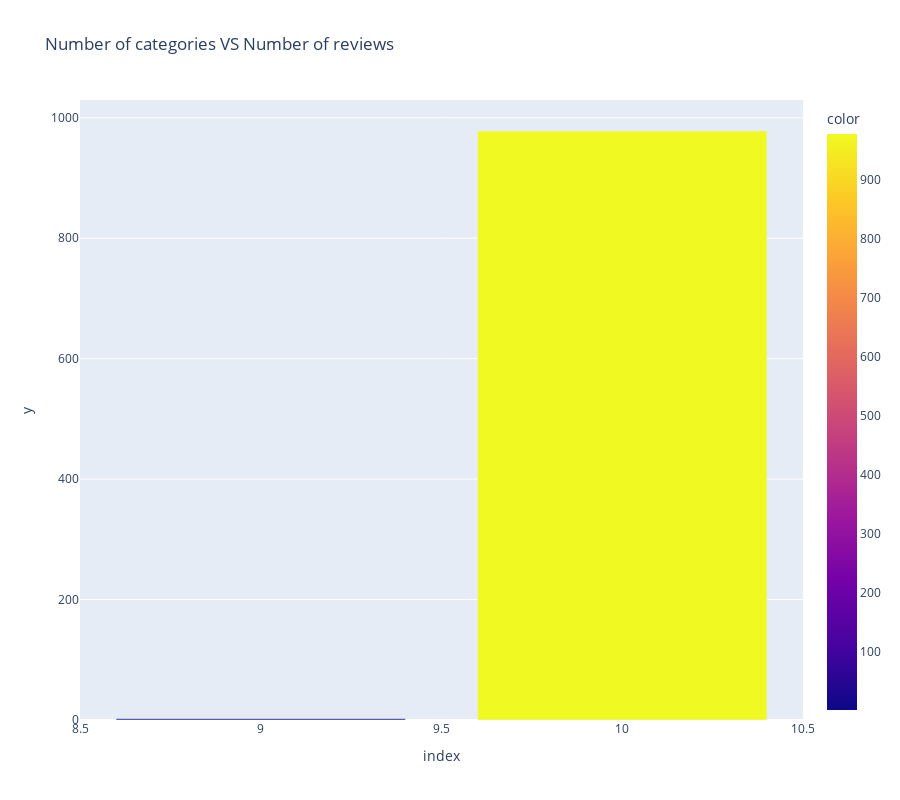

The notebook cell saved with this chart:
### Code cell
#reviews were given for each category.
reviews = df_trvl_rvw[column_names[:]].astype(bool).sum(axis=1).value_counts()


fig = px.bar(reviews, 
             x=reviews.index, 
             y=reviews.values,
             color=reviews.values,
                height = 800,
                title="Number of categories VS Number of reviews")

fig.show()

### Figure 1 — Plotly figure (JSON) as saved in the notebook; plotly's stock layout.template omitted (floating-point values rounded to 4 significant figures)
{"data": [{"alignmentgroup": "True", "hovertemplate": "index=%{x}<br>y=%{y}<br>color=%{marker.color}<extra></extra>", "legendgroup": "", "marker": {"color": [978, 2], "coloraxis": "coloraxis"}, "name": "", "offsetgroup": "", "orientation": "v", "showlegend": false, "textposition": "auto", "type": "bar", "x": [10, 9], "xaxis": "x", "y": [978, 2], "yaxis": "y"}], "layout": {"barmode": "relative", "coloraxis": {"colorbar": {"title": {"text": "color"}}, "colorscale": [[0, "#0d0887"], [0.1111, "#46039f"], [0.2222, "#7201a8"], [0.3333, "#9c179e"], [0.4444, "#bd3786"], [0.5556, "#d8576b"], [0.6667, "#ed7953"], [0.7778, "#fb9f3a"], [0.8889, "#fdca26"], [1, "#f0f921"]]}, "height": 800, "legend": {"tracegroupgap": 0}, "title": {"text": "Number of categories VS Number of reviews"}, "xaxis": {"anchor": "y", "domain": [0, 1], "title": {"text": "index"}}, "yaxis": {"anchor": "x", "domain": [0, 1], "title": {"text": "y"}}}}
